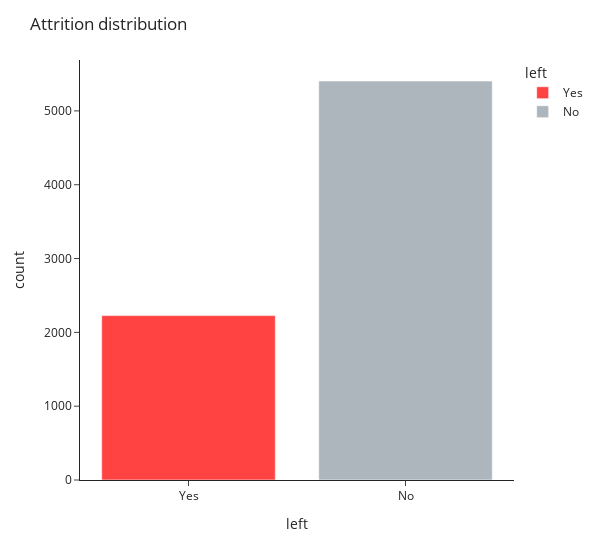

This figure's notebook cell:
### Markdown cell above
### Target distribution

### Code cell
# Here we use a column with categorical data
fig = px.histogram(df, x="left",color="left", category_orders=dict(left=["Yes", "No"]), width=600, color_discrete_sequence=["#ff4242", "#adb5bd"])
fig.layout.title = "Attrition distribution"
fig.show()

### Figure 1 — Plotly figure (JSON) as saved in the notebook; plotly's stock layout.template omitted (floating-point values rounded to 4 significant figures; data arrays with more than 128 entries replaced by an {"elided": "..."} marker saying what was removed)
{"data": [{"alignmentgroup": "True", "bingroup": "x", "hovertemplate": "left=%{x}<br>count=%{y}<extra></extra>", "legendgroup": "Yes", "marker": {"color": "#ff4242", "pattern": {"shape": ""}}, "name": "Yes", "offsetgroup": "Yes", "orientation": "v", "showlegend": true, "type": "histogram", "x": {"elided": "2227 str values"}, "xaxis": "x", "yaxis": "y"}, {"alignmentgroup": "True", "bingroup": "x", "hovertemplate": "left=%{x}<br>count=%{y}<extra></extra>", "legendgroup": "No", "marker": {"color": "#adb5bd", "pattern": {"shape": ""}}, "name": "No", "offsetgroup": "No", "orientation": "v", "showlegend": true, "type": "histogram", "x": {"elided": "5405 str values"}, "xaxis": "x", "yaxis": "y"}], "layout": {"barmode": "relative", "legend": {"title": {"text": "left"}, "tracegroupgap": 0}, "margin": {"t": 60}, "title": {"text": "Attrition distribution"}, "width": 600, "xaxis": {"anchor": "y", "categoryarray": ["Yes", "No"], "categoryorder": "array", "domain": [0, 1], "title": {"text": "left"}}, "yaxis": {"anchor": "x", "domain": [0, 1], "title": {"text": "count"}}}}
